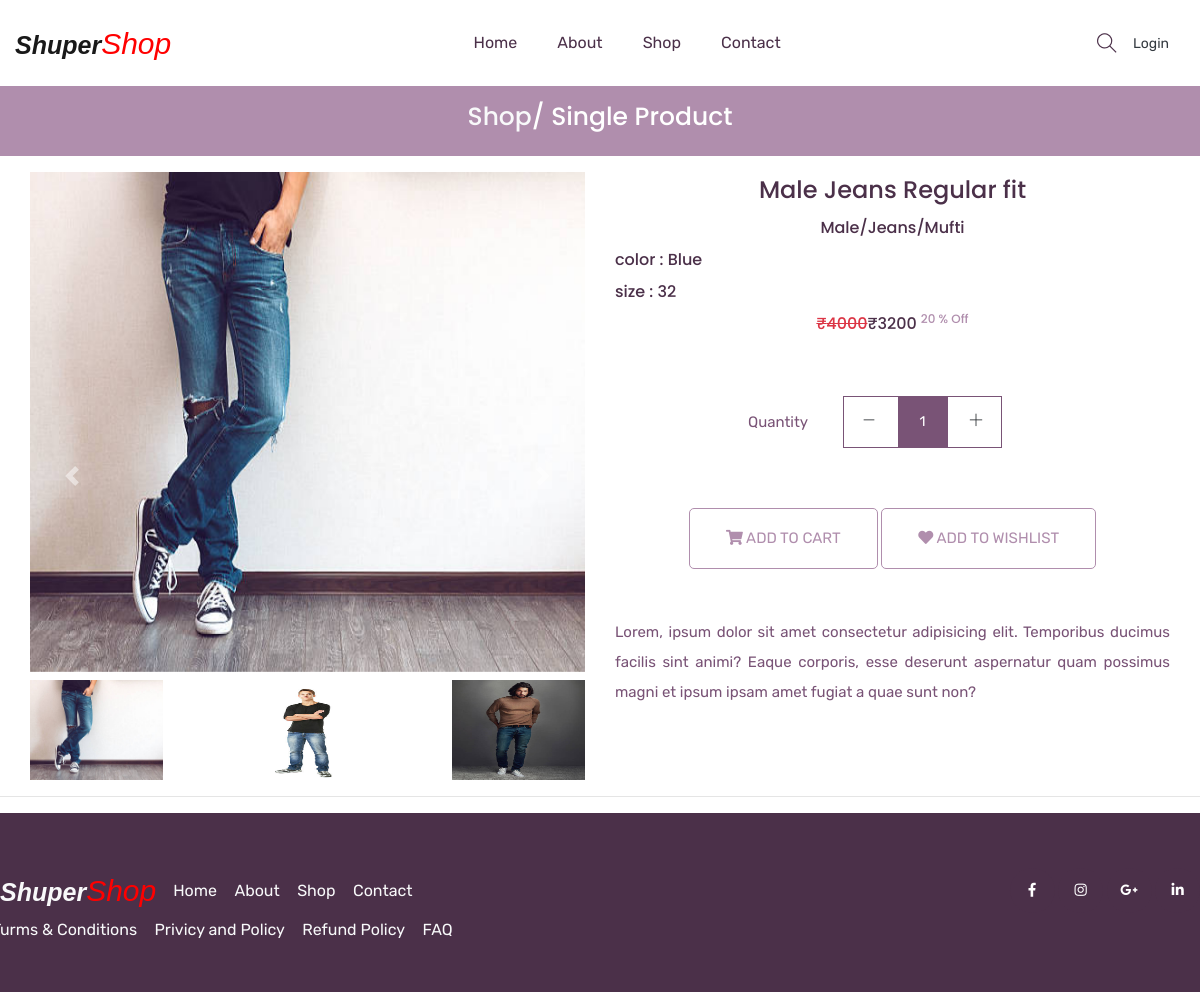
The page /single-product/2/ on the database its author committed.
### mainApp/models.py (models this page shows, shortened)
class Product(models.Model):
    id = models.AutoField(primary_key=True)
    name = models.CharField(max_length=30)
    maincategory = models.ForeignKey(Maincategory,on_delete=models.CASCADE)
    subcategory = models.ForeignKey(Subcategory,on_delete=models.CASCADE)
    brand = models.ForeignKey(Brand,on_delete=models.CASCADE)
    baseprice = models.IntegerField()
    discount = models.IntegerField()
    finalprice = models.IntegerField()
    stock = models.BooleanField(default=True)
    color = models.CharField(max_length=30)
    size = models.CharField(max_length=10)
    description = models.TextField(default="")
    pic1 = models.ImageField(upload_to="uploads/product")
    pic2 = models.ImageField(upload_to="uploads/product",default=None,blank=True,null=True)
    pic3 = models.ImageField(upload_to="uploads/product",default=None,blank=True,null=True)
    pic4 = models.ImageField(upload_to="uploads/product",default=None,blank=True,null=True)

class Maincategory(models.Model):
    id = models.AutoField(primary_key=True)
    name = models.CharField(max_length=30,unique=True)

class Subcategory(models.Model):
    id = models.AutoField(primary_key=True)
    name = models.CharField(max_length=30,unique=True)

class Brand(models.Model):
    id = models.AutoField(primary_key=True)
    name = models.CharField(max_length=30,unique=True)
    pic = models.ImageField(upload_to="uploads/brand")

### mainApp/views.py (the view)
# urls.py: path('single-product/<int:id>/', mainApp.singleProductPage,name="single-product"),
def singleProductPage(Request,id):
    product = Product.objects.get(id=id)
    return render(Request,"single-product.html",{'product':product})

### mainApp/templates/single-product.html (shortened to what this page needs)
{% extends 'index.html' %}
{% load static %}
{% block body %}
    <section class="breadcrumb_part">
      <div class="container">
          <div class="row">
              <div class="col-lg-12">
                  <div class="breadcrumb_iner">
                      <h2><a href="/shop/All/All/All" class="text-light">Shop</a>/ Single product</h2>
                  </div>
              </div>
          </div>
      </div>
  </section>
  <section class="product_list pt-3">
    <div class="container">
      <div class="row justify-content-center">
        <div class="col-md-6">
          <div id="carouselExampleIndicators" class="carousel slide" data-ride="carousel">
            <div class="carousel-inner">
                <div class="carousel-item active">
                    <img src="{{product.pic1.url}}" style="height:500px;width: 100%;" class="d-block w-100" alt="...">
                </div>
            </div>
            <div class="d-flex justify-content-between mt-2">
                <img src="{{product.pic1.url}}" data-target="#carouselExampleIndicators" data-slide-to="0" height="100px" width="24%" alt="">
                {% if product.pic2 %}
                <img src="{{product.pic2.url}}" data-target="#carouselExampleIndicators" data-slide-to="1" height="100px" width="24%" alt="">
                {% endif %}
                {% if product.pic3 %}
                <img src="{{product.pic3.url}}" data-target="#carouselExampleIndicators" data-slide-to="2" height="100px" width="24%" alt="">
                {% endif %}
            </div>
            <a class="carousel-control-prev" href="#carouselExampleIndicators" role="button" data-slide="prev">
                <span class="carousel-control-prev-icon" aria-hidden="true"></span>
            </a>
            <a class="carousel-control-next" href="#carouselExampleIndicators" role="button" data-slide="next">
                <span class="carousel-control-next-icon" aria-hidden="true"></span>
            </a>
        </div>
        </div>
        <div class="col-md-6">
          <div class="single_product_text text-center">
            <h3>{{product.name}}</h3>
            <h5>{{product.maincategory.name}}/{{product.subcategory.name}}/{{product.brand.name}}</h5>
            <h5 class="text-left">color : {{product.color}}</h5>
            <h5 class="text-left">size : {{product.size}}</h5>
            <h5><del class="text-danger">&#8377;{{product.baseprice}}</del>&#8377;{{product.finalprice}} <sup>{{product.discount}} % Off</sup></h5>
            <form action="{% url 'add-to-cart' %}" method="post">
            <div class="card_area">
                <div class="product_count_area">
                    <p>Quantity</p>
                    <div class="product_count d-inline-block">
                        <span class="product_count_item inumber-decrement"> <i class="ti-minus"></i></span>
                        <input class="product_count_item input-number" type="text" name="qty" value="1" min="1">
                        <span class="product_count_item number-increment"> <i class="ti-plus"></i></span>
                    </div>
                </div>
              <div class="add_to_cart mb-5">
                  <button type="submit" class="btn_3"><i class="fa fa-shopping-cart"></i> add to cart</button>
                  <a type="submit" class="btn_3" href="/add-to-wishlist/{{product.id}}/"><i class="fa fa-heart"></i> add to Wishlist</a>
              </div>
            </div>
            <p class="text-justify">{{product.description}}</p>
          </div>
        </div>
      </div>
    </div>
{% endblock %}

### mainApp/static/css/all.css (style rules this page uses)
.fa, .fas, .far, .fal, .fab { -moz-osx-font-smoothing: grayscale; -webkit-font-smoothing: antialiased; display: inline-block; font-style: normal; font-variant: normal; text-rendering: auto; line-height: 1; }
.fa-heart:before { content: "\f004"; }
.fa-shopping-cart:before { content: "\f07a"; }
.fa, .fas { font-family: 'Font Awesome 5 Free'; font-weight: 900; }

### rows shown on the page
Product: pic1 (picture), pic2 (picture), pic3 (picture), name "Male Jeans Regular fit", maincategory.name "Male", subcategory.name "Jeans", brand.name "Mufti", color "Blue", size "32", baseprice "4000", finalprice "3200", discount "20", description "Lorem, ipsum dolor sit amet consectetur adipisicing elit. Temporibus ducimus facilis sint animi? Eaque corporis, esse deserunt aspernatur quam possimus magni et ipsum ipsam amet fugiat a quae sunt non?"
